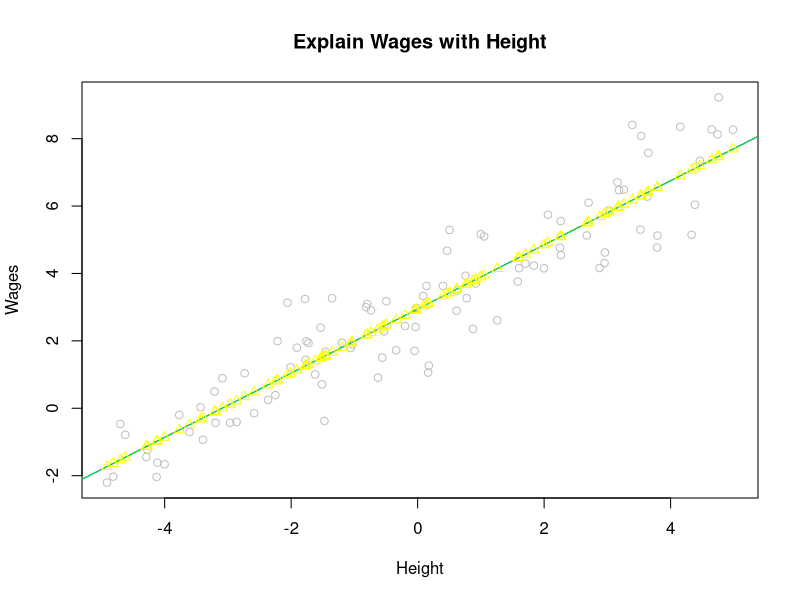
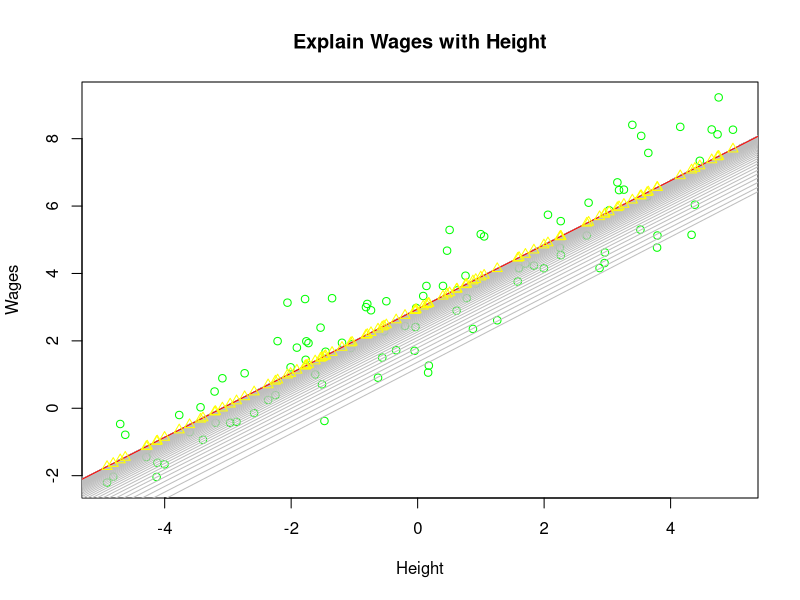

These charts were generated, in order, by the following R code:
# regressions.R
# Neural Network from scratch in R
# Ilia 

set.seed(1234567)

######################################################
# 1. Linear Regression in R
#####################################################

# generate random data in which y is a noisy function of x
X <- runif(100, -5, 5)
y <- X + rnorm(100) + 3

# Plot
plot(x=X, y=y, cex = 1, col = "grey",
     main = "Explain Wages with Height", xlab = "Height", ylab = "Wages")

# Fit a model (regress weight on height)
fit <- lm(y ~ X)
print(fit)
# Coefficients:
# (Intercept)           X  
# 3.0691           0.9957

# beta-hat
fit_params <- fit$coefficients

# Draw the regression line (intercept, slope)
abline(a=fit_params[[1]], b=fit_params[[2]], col="blue") 

#####################################################
# 2. Linear Regression from Scratch
#####################################################

# Matrix of predictors (we only have one in this example)
X_mat <- as.matrix(X)
# Add column of 1s for intercept coefficient
intcpt <- rep(1, length(y))

# Combine predictors with intercept
X_mat <- cbind(intcpt, X_mat)

# OLS (closed-form solution)
beta_hat <- solve(t(X_mat) %*% X_mat) %*% t(X_mat) %*% y
print(beta_hat)
# 3.0691470, 0.9956848

# Draw the regression line
abline(a=beta_hat[[1]], b=beta_hat[[2]], col="green")

# To get y-hat:
y_hat <- X_mat %*% beta_hat
points(x=X, y=y_hat, pch = 2, col='yellow')
       
#####################################################
# 3. Linear Regression with GD
#####################################################

# Plot
plot(x=X, y=y, cex = 1, col = "green",
     main = "Explain Wages with Height", xlab = "Height", ylab = "Wages")

gradient_descent <- function(X, y, lr, epochs)
{
  X_mat <- cbind(1, X)
  # Initialise beta_hat matrix
  beta_hat <- matrix(1, nrow=ncol(X_mat))
  for (j in 1:epochs)
  {
    residual <- (X_mat %*% beta_hat) - y
    delta <- (t(X_mat) %*% residual) * (1/nrow(X_mat))
    beta_hat <- beta_hat - (lr*delta)
    # Draw the regression line
    abline(a=beta_hat[[1]], b=beta_hat[[2]], col="grey")
  }
  # Return 
  beta_hat
}

beta_hat <- gradient_descent(X, y, 0.1, 200)
print(beta_hat)
# 3.0691470, 0.9956848

# Draw the regression line
abline(a=beta_hat[[1]], b=beta_hat[[2]], col="red")

# To get y-hat:
y_hat <- X_mat %*% beta_hat
points(x=X, y=y_hat, pch = 2, col='yellow')

